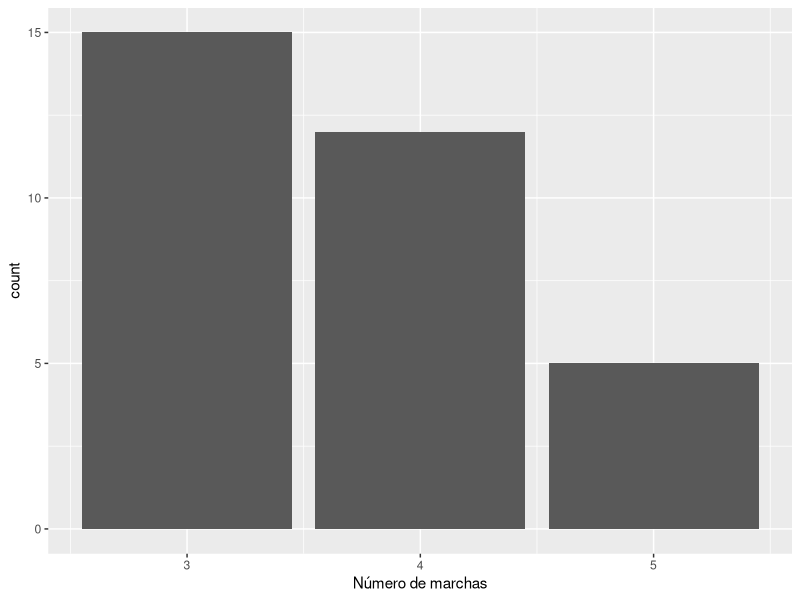
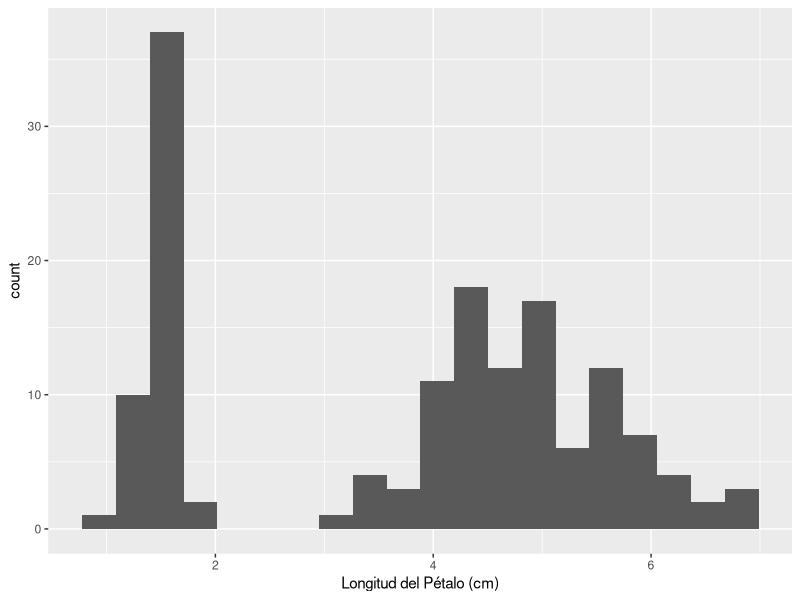
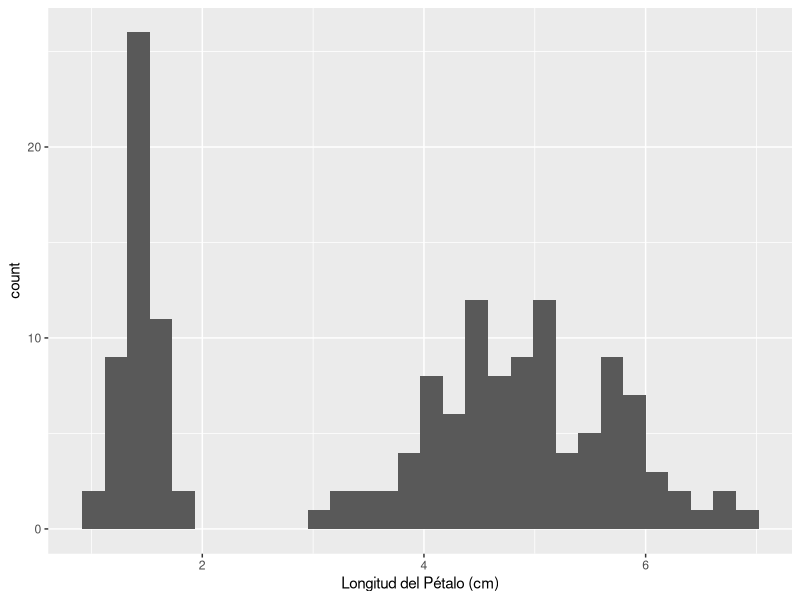
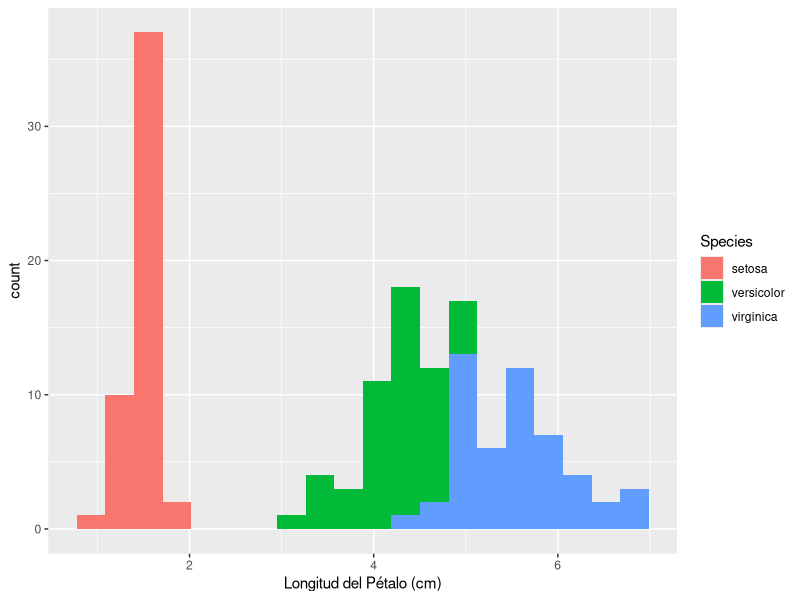
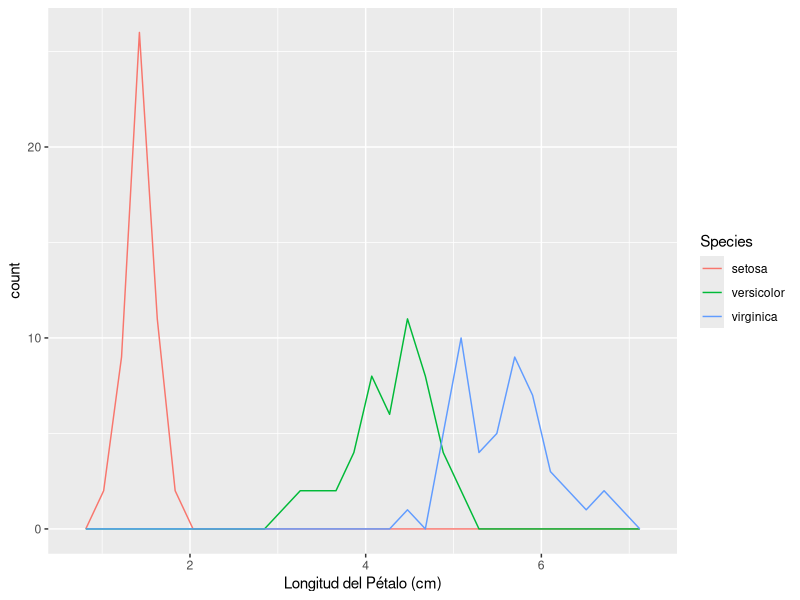
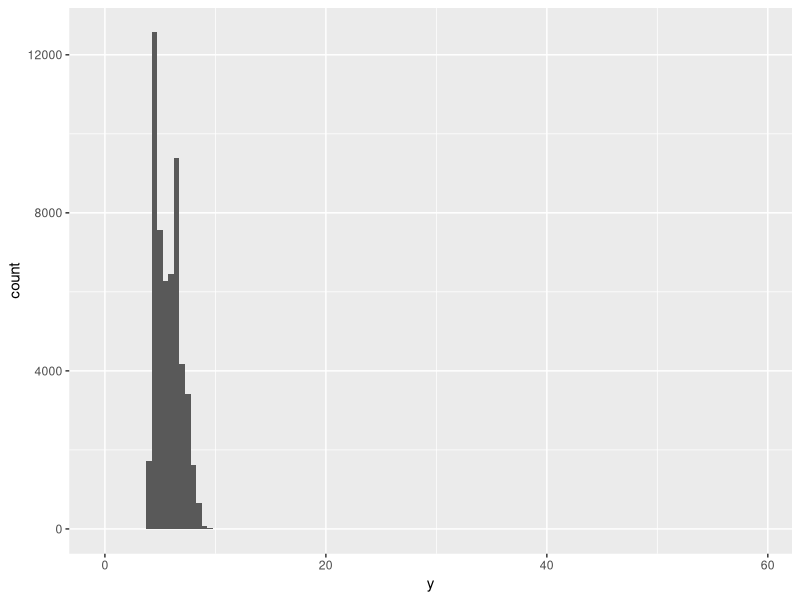
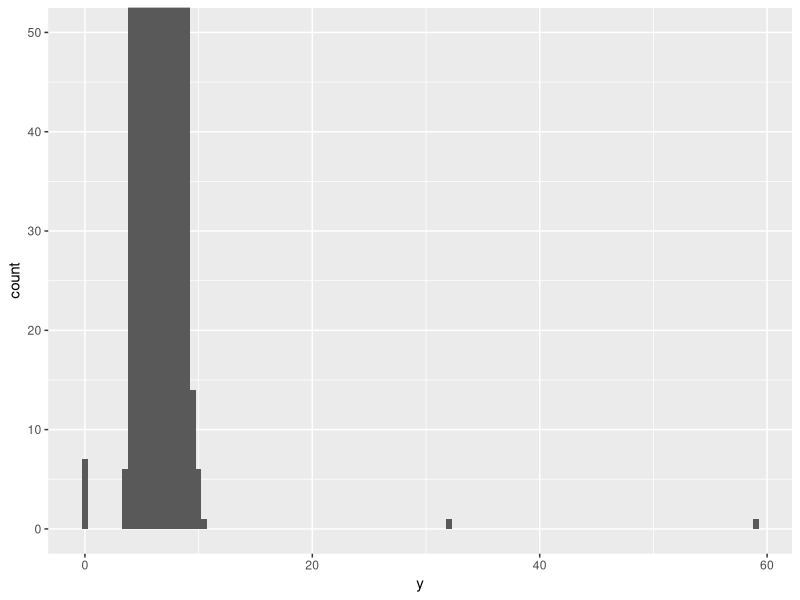
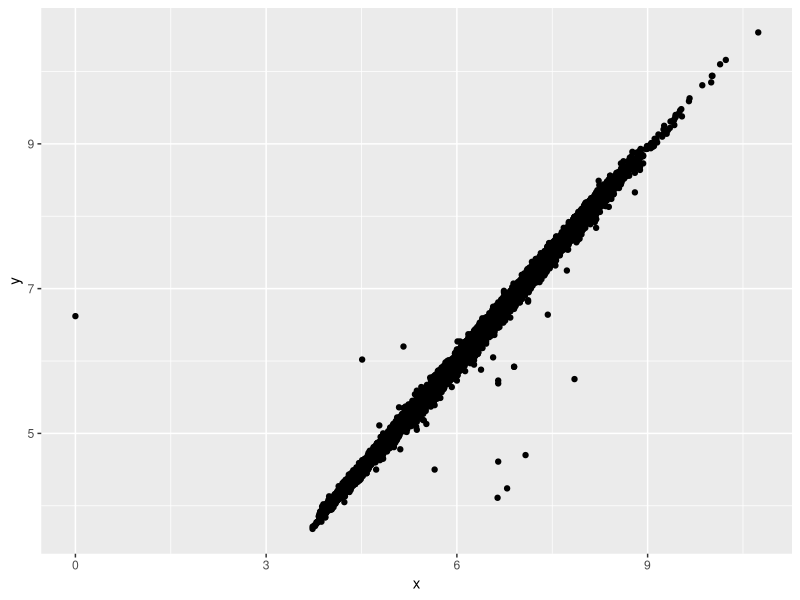

Generate these figures, in order, with R:
## ---- chunk 1
knitr::opts_chunk$set(echo = T, warning = F, message = F)
knitr::opts_chunk$set(fig.width=7, fig.height=5, fig.align='center') 
## ---- chunk 2
library(ggplot2)
# Representamos número de marchas en datos mtcars
ggplot(data=mtcars, aes(x=gear)) + 
  geom_bar() + 
  labs(x = "Número de marchas")
## ---- chunk 3
library(tidyverse)
mtcars %>% group_by(gear)  %>% summarise(n())
## ---- chunk 4
ggplot(data=iris, aes(x=Petal.Length)) + 
  geom_histogram(bins = 20) + 
  labs(x = "Longitud del Pétalo (cm)")
## ---- chunk 5
ggplot(data=iris, aes(x=Petal.Length)) + 
  geom_histogram() + 
  labs(x = "Longitud del Pétalo (cm)")
## ---- chunk 6
ggplot(data=iris, aes(x=Petal.Length, fill=Species)) + 
  geom_histogram(bins = 20) + 
  labs(x = "Longitud del Pétalo (cm)")
## ---- chunk 7
ggplot(data=iris, aes(x=Petal.Length, color=Species)) + 
  geom_freqpoly() + 
  labs(x = "Longitud del Pétalo (cm)")
## ---- chunk 8
ggplot(diamonds, aes(x=y)) +
  geom_histogram(binwidth = 0.5)
## ---- chunk 9
ggplot(diamonds, aes(x=y)) +
  geom_histogram(binwidth = 0.5) + 
  coord_cartesian( ylim = c(0,50) )
## ---- chunk 10
diamonds %>%
  filter(y < 3 | y > 20) 
## ---- chunk 11
diamonds2 <- diamonds %>%
  filter(y>=3 & y<=20)
## ---- chunk 12
diamonds2 <- diamonds %>%
  mutate(y = ifelse(y<3 | y>20, NA, y))
## ---- chunk 13
ggplot(data=diamonds2, mapping = aes(x=x, y=y))+
  geom_point()
## ---- chunk 14
ggplot(data=diamonds2, mapping = aes(x=x, y=y))+
  geom_point(na.rm = T)
## ---- chunk 15
ggplot(data=diamonds, aes(x=price, color=cut)) + 
  geom_freqpoly()
## ---- chunk 16
ggplot(data=diamonds, aes(x=price, y=..density.., color=cut)) + 
  geom_freqpoly()
## ---- chunk 17
ggplot(data = mpg, aes(x = class, y = hwy)) + 
  geom_boxplot()
## ---- chunk 18
ggplot(data = mpg, aes(x = reorder(class, hwy, FUN = median), y = hwy)) + #<<
  geom_boxplot()
## ---- chunk 19
ggplot(data = diamonds, aes(x = cut, y = color)) + 
  geom_count() #<<
## ---- chunk 20
diamonds %>%
  group_by(color, cut) %>%
  summarise(n = n())
## ---- chunk 21
diamonds %>%
  count(color, cut) 
## ---- chunk 22
diamonds %>%
  count(color, cut) %>%
  ggplot(aes(x = color, y = cut, fill = n))+ 
  geom_tile() #<<
## ---- chunk 23
ggplot(data=diamonds, aes(x = carat, y = price)) + 
  geom_point(alpha = 0.01) #<<
## ---- chunk 24
ggplot(data=diamonds, aes(x = carat, y = price)) + 
  geom_bin2d() #<<
## ---- chunk 25
# install.packages("hexbin")
ggplot(data=diamonds, aes(x = carat, y = price)) + 
  geom_hex() #<<
## ---- chunk 26
ggplot(data=diamonds, aes(x = carat, y = price, )) + 
  geom_boxplot(aes(group = cut_width(carat, 0.1)) ) #<<
## ---- chunk 27
ggplot(data=diamonds, aes(x = carat, y = price, )) + 
  geom_boxplot(aes(group = cut_number(carat, 20)) ) #<<
